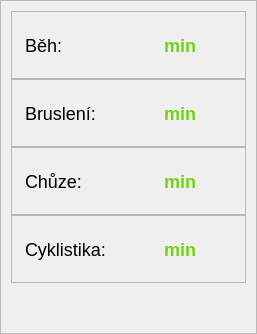
                           <widget class="QFrame" name="profile_goals_frame">
                            <property name="frameShape">
                             <enum>QFrame::StyledPanel</enum>
                            </property>
                            <property name="frameShadow">
                             <enum>QFrame::Raised</enum>
                            </property>
                            <layout class="QVBoxLayout" name="verticalLayout_14">
                             <property name="spacing">
                              <number>0</number>
                             </property>
                             <property name="leftMargin">
                              <number>10</number>
                             </property>
                             <property name="topMargin">
                              <number>10</number>
                             </property>
                             <property name="rightMargin">
                              <number>10</number>
                             </property>
                             <property name="bottomMargin">
                              <number>10</number>
                             </property>
                             <item>
                              <widget class="QFrame" name="frame_14">
                               <property name="minimumSize">
                                <size>
                                 <width>0</width>
                                 <height>68</height>
                                </size>
                               </property>
                               <property name="maximumSize">
                                <size>
                                 <width>16777215</width>
                                 <height>68</height>
                                </size>
                               </property>
                               <property name="frameShape">
                                <enum>QFrame::StyledPanel</enum>
                               </property>
                               <property name="frameShadow">
                                <enum>QFrame::Raised</enum>
                               </property>
                               <layout class="QHBoxLayout" name="horizontalLayout_34">
                                <item>
                                 <widget class="QLabel" name="label_12">
                                  <property name="minimumSize">
                                   <size>
                                    <width>110</width>
                                    <height>0</height>
                                   </size>
                                  </property>
                                  <property name="maximumSize">
                                   <size>
                                    <width>160</width>
                                    <height>16777215</height>
                                   </size>
                                  </property>
                                  <property name="styleSheet">
                                   <string notr="true">QLabel {
	font-size: 18px;
	padding-right: 2px;
	qproperty-alignment: 'AlignRight | AlignVCenter' ;
}</string>
                                  </property>
                                  <property name="text">
                                   <string>Běh:</string>
                                  </property>
                                 </widget>
                                </item>
                                <item>
                                 <widget class="QLabel" name="label_13">
                                  <property name="styleSheet">
                                   <string notr="true">QLabel {
	font-size: 18px;
	font-weight: bold;
	qproperty-alignment: 'AlignLeft | AlignVCenter';
	padding-left: 10px;
	color: rgb(115, 210, 22)
}</string>
                                  </property>
                                  <property name="text">
                                   <string/>
                                  </property>
                                 </widget>
                                </item>
                                <item>
                                 <widget class="QLabel" name="label_22">
                                  <property name="styleSheet">
                                   <string notr="true">QLabel {
	font-size: 18px;
	font-weight: bold;
	qproperty-alignment: 'AlignLeft | AlignVCenter';
	color: rgb(115, 210, 22)
}</string>
                                  </property>
                                  <property name="text">
                                   <string>min</string>
                                  </property>
                                 </widget>
                                </item>
                                <item>
                                 <spacer name="horizontalSpacer_23">
                                  <property name="orientation">
                                   <enum>Qt::Horizontal</enum>
                                  </property>
                                  <property name="sizeType">
                                   <enum>QSizePolicy::Expanding</enum>
                                  </property>
                                  <property name="sizeHint" stdset="0">
                                   <size>
                                    <width>40</width>
                                    <height>20</height>
                                   </size>
                                  </property>
                                 </spacer>
                                </item>
                               </layout>
                              </widget>
                             </item>
                             <item>
                              <widget class="QFrame" name="frame_15">
                               <property name="minimumSize">
                                <size>
                                 <width>0</width>
                                 <height>68</height>
                                </size>
                               </property>
                               <property name="maximumSize">
                                <size>
                                 <width>16777215</width>
                                 <height>68</height>
                                </size>
                               </property>
                               <property name="frameShape">
                                <enum>QFrame::StyledPanel</enum>
                               </property>
                               <property name="frameShadow">
                                <enum>QFrame::Raised</enum>
                               </property>
                               <layout class="QHBoxLayout" name="horizontalLayout_35">
                                <item>
                                 <widget class="QLabel" name="label_14">
                                  <property name="minimumSize">
                                   <size>
                                    <width>110</width>
                                    <height>0</height>
                                   </size>
                                  </property>
                                  <property name="maximumSize">
                                   <size>
                                    <width>160</width>
                                    <height>16777215</height>
                                   </size>
                                  </property>
                                  <property name="styleSheet">
                                   <string notr="true">QLabel {
	font-size: 18px;
	padding-right: 2px;
	qproperty-alignment: 'AlignRight | AlignVCenter' ;
}</string>
                                  </property>
                                  <property name="text">
                                   <string>Bruslení:</string>
                                  </property>
                                 </widget>
                                </item>
                                <item>
                                 <widget class="QLabel" name="label_15">
                                  <property name="styleSheet">
                                   <string notr="true">QLabel {
	font-size: 18px;
	font-weight: bold;
	qproperty-alignment: 'AlignLeft | AlignVCenter';
	padding-left: 10px;
	color: rgb(115, 210, 22)
}</string>
                                  </property>
                                  <property name="text">
                                   <string/>
                                  </property>
                                 </widget>
                                </item>
                                <item>
                                 <widget class="QLabel" name="label_29">
                                  <property name="styleSheet">
                                   <string notr="true">QLabel {
	font-size: 18px;
	font-weight: bold;
	qproperty-alignment: 'AlignLeft | AlignVCenter';
	color: rgb(115, 210, 22)
}</string>
                                  </property>
                                  <property name="text">
                                   <string>min</string>
                                  </property>
                                 </widget>
                                </item>
                                <item>
                                 <spacer name="horizontalSpacer_33">
                                  <property name="orientation">
                                   <enum>Qt::Horizontal</enum>
                                  </property>
                                  <property name="sizeHint" stdset="0">
                                   <size>
                                    <width>40</width>
                                    <height>20</height>
                                   </size>
                                  </property>
                                 </spacer>
                                </item>
                               </layout>
                              </widget>
                             </item>
                             <item>
                              <widget class="QFrame" name="frame_16">
                               <property name="minimumSize">
                                <size>
                                 <width>0</width>
                                 <height>68</height>
                                </size>
                               </property>
                               <property name="maximumSize">
                                <size>
                                 <width>16777215</width>
                                 <height>68</height>
                                </size>
                               </property>
                               <property name="frameShape">
                                <enum>QFrame::StyledPanel</enum>
                               </property>
                               <property name="frameShadow">
                                <enum>QFrame::Raised</enum>
                               </property>
                               <layout class="QHBoxLayout" name="horizontalLayout_36">
                                <item>
                                 <widget class="QLabel" name="label_16">
                                  <property name="minimumSize">
                                   <size>
                                    <width>110</width>
                                    <height>0</height>
                                   </size>
                                  </property>
                                  <property name="maximumSize">
                                   <size>
                                    <width>160</width>
                                    <height>16777215</height>
                                   </size>
                                  </property>
                                  <property name="styleSheet">
                                   <string notr="true">QLabel {
	font-size: 18px;
	padding-right: 2px;
	qproperty-alignment: 'AlignRight | AlignVCenter' ;
}</string>
                                  </property>
                                  <property name="text">
                                   <string>Chůze:</string>
                                  </property>
                                 </widget>
                                </item>
                                <item>
                                 <widget class="QLabel" name="label_17">
                                  <property name="styleSheet">
                                   <string notr="true">QLabel {
	font-size: 18px;
	font-weight: bold;
	qproperty-alignment: 'AlignLeft | AlignVCenter';
	padding-left: 10px;
	color: rgb(115, 210, 22)
}</string>
                                  </property>
                                  <property name="text">
                                   <string/>
                                  </property>
                                 </widget>
                                </item>
                                <item>
                                 <widget class="QLabel" name="label_30">
                                  <property name="styleSheet">
                                   <string notr="true">QLabel {
	font-size: 18px;
	font-weight: bold;
	qproperty-alignment: 'AlignLeft | AlignVCenter';
	color: rgb(115, 210, 22)
}</string>
                                  </property>
                                  <property name="text">
                                   <string>min</string>
                                  </property>
                                 </widget>
                                </item>
                                <item>
                                 <spacer name="horizontalSpacer_34">
                                  <property name="orientation">
                                   <enum>Qt::Horizontal</enum>
                                  </property>
                                  <property name="sizeHint" stdset="0">
                                   <size>
                                    <width>40</width>
                                    <height>20</height>
                                   </size>
                                  </property>
                                 </spacer>
                                </item>
                               </layout>
                              </widget>
                             </item>
                             <item>
                              <widget class="QFrame" name="frame_17">
                               <property name="minimumSize">
                                <size>
                                 <width>0</width>
                                 <height>68</height>
                                </size>
                               </property>
                               <property name="maximumSize">
                                <size>
                                 <width>16777215</width>
                                 <height>68</height>
                                </size>
                               </property>
                               <property name="frameShape">
                                <enum>QFrame::StyledPanel</enum>
                               </property>
                               <property name="frameShadow">
                                <enum>QFrame::Raised</enum>
                               </property>
                               <layout class="QHBoxLayout" name="horizontalLayout_37">
                                <item>
                                 <widget class="QLabel" name="label_18">
                                  <property name="minimumSize">
                                   <size>
                                    <width>110</width>
                                    <height>0</height>
                                   </size>
                                  </property>
                                  <property name="maximumSize">
                                   <size>
                                    <width>160</width>
                                    <height>16777215</height>
                                   </size>
                                  </property>
                                  <property name="styleSheet">
                                   <string notr="true">QLabel {
	font-size: 18px;
	padding-right: 2px;
	qproperty-alignment: 'AlignRight | AlignVCenter' ;
}</string>
                                  </property>
                                  <property name="text">
                                   <string>Cyklistika:</string>
                                  </property>
                                 </widget>
                                </item>
                                <item>
                                 <widget class="QLabel" name="label_19">
                                  <property name="styleSheet">
                                   <string notr="true">QLabel {
	font-size: 18px;
	font-weight: bold;
	qproperty-alignment: 'AlignLeft | AlignVCenter';
	padding-left: 10px;
	color: rgb(115, 210, 22)
}</string>
                                  </property>
                                  <property name="text">
                                   <string/>
                                  </property>
                                 </widget>
                                </item>
                                <item>
                                 <widget class="QLabel" name="label_31">
                                  <property name="styleSheet">
                                   <string notr="true">QLabel {
	font-size: 18px;
	font-weight: bold;
	qproperty-alignment: 'AlignLeft | AlignVCenter';
	color: rgb(115, 210, 22)
}</string>
                                  </property>
                                  <property name="text">
                                   <string>min</string>
                                  </property>
                                 </widget>
                                </item>
                                <item>
                                 <spacer name="horizontalSpacer_35">
                                  <property name="orientation">
                                   <enum>Qt::Horizontal</enum>
                                  </property>
                                  <property name="sizeHint" stdset="0">
                                   <size>
                                    <width>40</width>
                                    <height>20</height>
                                   </size>
                                  </property>
                                 </spacer>
                                </item>
                               </layout>
                              </widget>
                             </item>
                             <item>
                              <spacer name="verticalSpacer_11">
                               <property name="orientation">
                                <enum>Qt::Vertical</enum>
                               </property>
                               <property name="sizeHint" stdset="0">
                                <size>
                                 <width>20</width>
                                 <height>40</height>
                                </size>
                               </property>
                              </spacer>
                             </item>
                            </layout>
                           </widget>
